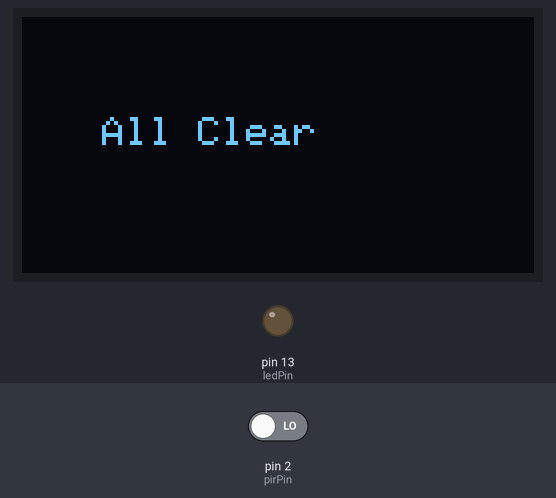
Recording of a sketch running on a simulated Arduino Uno, built with avr-gcc and run on an emulated ATmega328P. Shown: 128×64 one-colour display, output pins drawn as LEDs (lit = HIGH). The test bench sets the inputs (shaded band); at power-on: pin 2 (pirPin) LOW. What the sketch prints to the serial monitor is not drawn.

Above: at 3.2 s.
3.3 s: pin 2 (pirPin) driven HIGH
At 4.4 s:
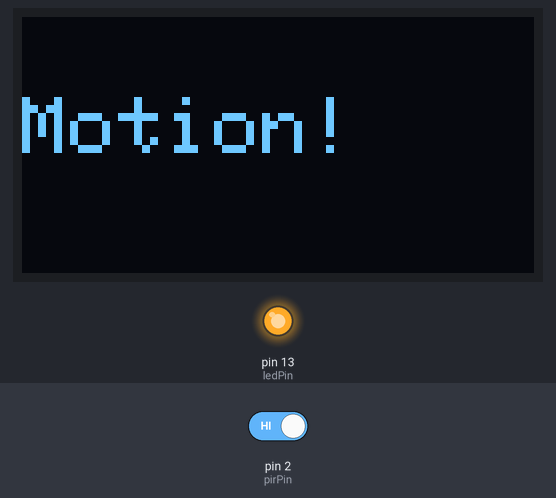
5.1 s: pin 2 (pirPin) driven LOW
At 6.1 s:
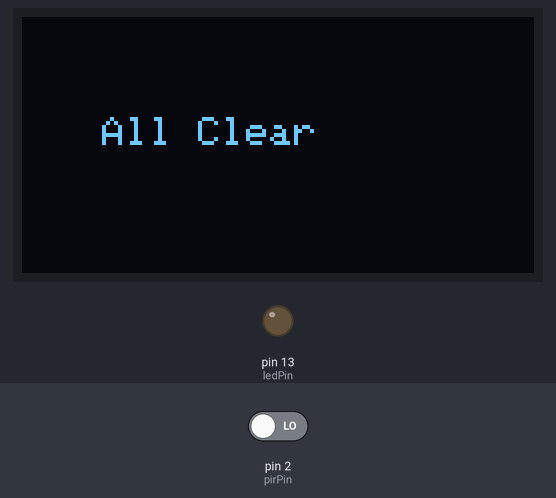
Timing chart, 0 to 8.1 s (numbered marks = the images above; inputs shaded):
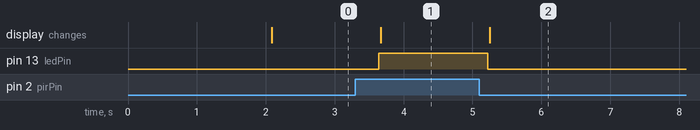

The sketch:

pir_security_system_oled.ino
```cpp
#include <Wire.h>
#include <Adafruit_GFX.h>
#include <Adafruit_SSD1306.h>

#define SCREEN_WIDTH 128
#define SCREEN_HEIGHT 64

#define OLED_RESET     -1
Adafruit_SSD1306 display(SCREEN_WIDTH, SCREEN_HEIGHT, &Wire, OLED_RESET);

const int pirPin = 2;     // PIR Sensor output
const int ledPin = 13;    // LED pin

void setup() {
  pinMode(pirPin, INPUT);
  pinMode(ledPin, OUTPUT);
  Serial.begin(9600);

  // Initialize OLED
  if(!display.begin(SSD1306_SWITCHCAPVCC, 0x3C)) {
    Serial.println(F("OLED failed"));
    for(;;);
  }

  display.clearDisplay();
  display.setTextSize(1);
  display.setTextColor(SSD1306_WHITE);
  display.setCursor(10, 20);
  display.println("Security System Ready");
  display.display();
  delay(2000);
  display.clearDisplay();
}

void loop() {
  int motionState = digitalRead(pirPin);

  if (motionState == HIGH) {
    digitalWrite(ledPin, HIGH);

    display.clearDisplay();
    display.setTextSize(2);
    display.setTextColor(SSD1306_WHITE);
    display.setCursor(0, 20);
    display.println("Motion!");
    display.display();

    Serial.println("Motion Detected!");
  } else {
    digitalWrite(ledPin, LOW);
    display.clearDisplay();
    display.setTextSize(1);
    display.setCursor(20, 25);
    display.println("All Clear");
    display.display();
  }

  delay(500);
}
```

Measured:
- after the input at 3.3 s, pin 13 (ledPin): LOW → HIGH after 0.34 s; the display: changes after 0.37 s (image 1)
- after the input at 5.1 s, pin 13 (ledPin): HIGH → LOW after 0.12 s; the display: changes after 0.15 s (image 2)
